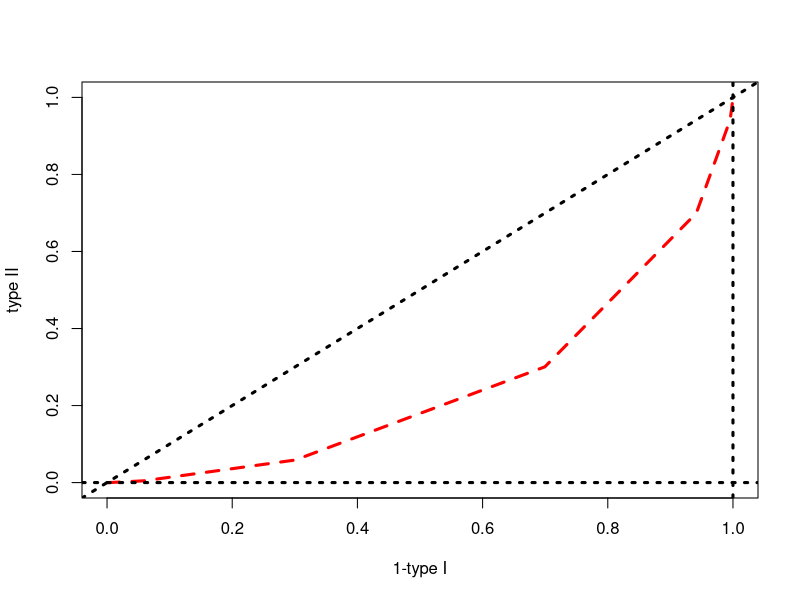

The R script that drew this image: (Note: this script raises an error after producing the figure.)

####################################################################
### approximate the discrete Gaussian
####################################################################
T = 1000 #### range the Discrete Gaussian on -T,T
m=0
mu=1
#mu=1.5
#A = (pnorm(mu*(3/2))-pnorm(mu*(1/2)))/(pnorm(mu*(1/2))-pnorm(mu*(-1/2)))
#s= sqrt((1/2)*(-log(A))^(-1)) ###scale parameter. usually using large values for privacy. 
s=1
dDG = function(t){
  return(exp(-(t-m)^2/(2*s^2)))#/(s*sqrt(2*pi)))
}

val = seq(-T,T)
#C = sum(dDG(val))
#C

library(elliptic)
C=theta3(0,q=exp(-1/(2*s^2)))


#k = seq(1,1000)
#U = 1+2*sum(exp(-2*pi*s^2*k^2))
#U
#C=U

c = (1-(1/C))/2#(1-1/(C*s*sqrt(2*pi)))/2
mu = -2*qnorm(c)

sum(dDG(val))/C

v= sum(val^2*dDG(val))/C
v
#csqrt(2*pi*s^2)
### seems to be EQUAL for s>=1 (!)
### for s<=.181, seems that C=1 (!?)
pDG = function(t){
  if(t<0){
    val = seq(t+1,-t-1)
    return(1/2-1/2*sum(dDG(val)/C))
  }
  if(t==0){
    return(pDG(-1)+dDG(0)/C)
  }
  if(t>0){
    return(1-pDG(-t-1))
  }
    
  #val = seq(-T,t)
  #return(sum(dDG(val))/C)
}

t = seq(-100,100)


pdf("discreteGaussian2.pdf",width=7,height=7)
L=3
plot(sapply(t,pDG),sapply((t-1),pDG),type="l",lwd=L,col="red",lty=2,xlab="1-type I", ylab="type II")
abline(a=0,b=1,lty=3,lwd=L)
abline(h=0,lty=3,lwd=L)
abline(v=1,lty=3,lwd=L)
lines(alpha,pnorm(qnorm(alpha)-mu),col="black",lwd=L)
#lines(alpha,pnorm(qnorm(alpha)-.88),col="black",lwd=L)

#lines(alpha,exp(-18)*alpha,col="purple")
lines(pnorm((t)+1/2,s=1/mu),pnorm((t)-1/2,s=1/mu),col="blue",lty=3,lwd=L)
legend("topleft",c("1-GDP","Discrete CND", "Discrete Gaussian"),lty=c(1,3,2),col=c("black","blue","red"),lwd=L)
dev.off()

t = seq(-5,5)
t2 = seq(-5,5,by=.01)
plot(t-1/2,sapply(t,pDG))
points(t+1/2,sapply(t,pDG),col="blue")
lines(t2,pnorm(t2,s=1/mu),col="red")
lines(t2-1,pnorm(t2,s=1/mu),col="red")

t = seq(-10,10)

plot(t,log(dDG(t)))
points(t,log(pnorm(t+1/2,s=1/mu)-pnorm(t-1/2,s=1/mu)),col="blue")

for(i in -1:-10){
  print(i)
print(1-2*pnorm(i+1/2,s=1/mu))
print(1-2*pDG(i))
}

t3 = -1:-10
plot(t3,-log(-log(1-2*pnorm(t3+1/2,s=1/mu))))
points(t3,-log(-log(1-2*sapply(t3,pDG))),col="blue")

### we see that rounded Normal is more concentrated than discrete Gaussian at the same TV.

pnorm(-1+1/2,s=1/mu)
pnorm(-1-1/2,s=1/mu)

pDG(-1)
pDG(-2)## higher (more private).


pdf("discreteGaussian1.pdf",width=7,height=7)
mu=2.29
L=3
plot(sapply(t,pDG),sapply((t-1),pDG),type="l",lwd=L,col="red",lty=2,xlab="1-type I", ylab="type II")
abline(a=0,b=1,lty=3,lwd=L)
abline(h=0,lty=3,lwd=L)
abline(v=1,lty=3,lwd=L)
lines(alpha,pnorm(qnorm(alpha)-mu),col="black",lwd=L)
lines(pnorm((t)+1/2,s=1/mu),pnorm((t)-1/2,s=1/mu),col="blue",lty=3,lwd=L)
legend("topleft",c("1-GDP","discrete CND", "Discrete Gaussian"),lty=c(1,3,2),col=c("black","blue","red"),lwd=L)
dev.off()





###################################################################
###   Staircase DP
ptulap <- function (t, median = 0, lambda = 0, cut=0) {
  lcut=cut/2
  rcut=cut/2
  # Normalize
  t <- t - median
  
  # Split the positive and negsative t calculations, and factor out stuff
  r <- round(t)
  g <- -log(lambda)
  l <- log(1 + lambda)
  k <- 1 - lambda
  negs <- exp((r * g) - l + log(lambda + ((t - r + (1/2)) * k)))
  poss <- 1 - exp((r * (-g)) - l + log(lambda + ((r - t + (1/2)) * k)))
  
  # Check for infinities
  negs[is.infinite(negs)] <- 0
  poss[is.infinite(poss)] <- 0
  
  # Truncate wrt the indicator on t's positivity
  is.leq0 <- t <= 0
  trunc <- (is.leq0 * negs) + ((1 - is.leq0) * poss)
  
  # Handle the cut adjustment and scaling
  cut <- lcut + rcut
  is.mid <- (lcut <= trunc) & (trunc <= (1 - rcut))
  is.rhs <- (1 - rcut) < trunc
  return (((trunc - lcut) / (1 - cut)) * is.mid + is.rhs)
}
Delta = 6
ep=1
b=exp(-ep)
de=.05
pDCND = function(t){
  return(ptulap((t+1/2)/Delta,lambda=b,cut = 2*de*b/(1-b+2*de*b)))
}
dDCND = function(t){
  return(pDCND(t)-pDCND(t-1))
}

thick=3
pdf("staircase.pdf",width=7,height=7)
val = seq(-18,19,by=1)
plot(val-1/2,dDCND(val),type="s",yaxs="i",ylim=c(0,.1),xlab="t",ylab="P(N=t)",lwd=thick,xaxt="n")
points(val-1/2,dDCND(val),type="h",lwd=thick)
abline(h=0,lwd=thick)
axis(1,at=seq(-18,18,by=3),label=seq(-18,18,by=3))
dev.off()



#############################################################
#Plot GDP and discrete CND f-DP
pdf("discreteFDP.pdf",width=7,height=7)
L=3
alpha=seq(0,1,by=.001)
plot(alpha,pnorm(qnorm(alpha)-1),type="l",lwd=L,ylab="type II",xlab="1-type I")
t = seq(-100,100)
lines(pnorm(t+1/2),pnorm(t-1/2),col="red",lty=2,lwd=L)
abline(a=0,b=1,lty=3,lwd=L)
abline(h=0,lty=3,lwd=L)
abline(v=1,lty=3,lwd=L)
legend("topleft",c("1-GDP","discrete CND for 1-GDP"),col=c("black","red"),lwd=L,lty=c(1,2))
dev.off()
###############################################################


######################################################################
###  non-integer centered noise. (uniform)
######################################################################
T = seq(-1000,1000)

delta=.4
cdf = function(t){
  return(punif(t,min=-1/(2*delta),max=1/(2*delta)))
}

quantile = function(t){
  return(qunif(t,min=-1/(2*delta),max=1/(2*delta)))
}

sum(T^2*(cdf(T+1/2)-cdf(T-1/2)))
sum((T+1/2)^2*(cdf(T+1)-cdf(T)))

L=3
alpha=seq(0,1,by=.001)
plot(c(alpha,1),c(cdf(quantile(alpha)-1),1),type="l",lwd=L,ylab="type II",xlab="1-type I",xlim=c(0,1),ylim=c(0,1))
t = seq(-100,100)
lines(cdf(t+1/2),cdf(t-1/2),col="red",lty=2,lwd=L)
lines(cdf(t),cdf(t-1),col="blue",lty=3,lwd=L)
abline(a=0,b=1,lty=3,lwd=L)
abline(h=0,lty=3,lwd=L)
abline(v=1,lty=3,lwd=L)
legend("topleft",c("1-GDP","discrete CND for 1-GDP","floor(N(0,1))"),col=c("black","red","blue"),lwd=L,lty=c(1,2,3))




############################################################
###   Tulap versus Laplace 
############################################################

epsilon = seq(0,5,by=.01)

pdf("tulapLaplacehalf.pdf",width=7,height=7)
plot(epsilon,(exp(epsilon)-1)/(exp(epsilon)+1),type="l",ylim=c(0,1),lwd=3,ylab="P(|.|<=1/2)")
lines(epsilon,1-exp(-epsilon/2),col="red",lty=2,lwd=3)
legend("topleft",c("Tulap","Laplace"),col=c("black","red"),lty=c(1,2),lwd=3)
dev.off()


pdf("tulapLaplacefourth.pdf",width=7,height=7)
plot(epsilon,(exp(epsilon)-1)/(2*(exp(epsilon)+1)),type="l",ylim=c(0,1),lwd=3,ylab="P(|.|<=1/4)")
lines(epsilon, 1-exp(-epsilon/4),col="red",lty=2,lwd=3)
legend("topleft",c("Tulap","Laplace"),col=c("black","red"),lty=c(1,2),lwd=3)
dev.off()


###########################################################
###   Anti-concentration lemma plot
library("sn")
val = seq(-2,4,by=.01)
xi=-.75
t=2
th = 3

pdf("antiLemma.pdf",width=8,height=4)
plot(0,0,type="l",xaxt="n",xlab="",ylab="",yaxt="n",lwd=th,xlim=c(-2,4),ylim=c(0,.7),xaxs="i", yaxs="i")
s=1
d = 25
axis(1,at=c(-1,0,1,2,3),labels=c("a-t/2","a","a+t/2","a+t","a+3t/2"))
v1 = seq(1,4,by=.01)
a1 = dsn(v1,xi=xi,omega=1,alpha=3,tau=0)
polygon(x=c(v1,1),y=c(a1,0),col="red",density=d,angle=90)
v2 = seq(3,6,by=.01)
polygon(x=c(v2,3),y=c(a1,0),col="red",density=d,angle=90)
v3 = seq(-3,-1,by=.01)
a3 = dsn(v3,xi=xi,omega=1,alpha=3,tau=0)
polygon(x=c(v3,-1),y=c(a3,0),col="blue",density=d,angle=0)
v4 = seq(-1,1,by=.01)
polygon(x=c(v4,1),y=c(a3,0),col="blue",density=d,angle=0)
for(i in -2:2){
  abline(v=(s+i),lty=3)
}
lines(val,dsn(val,xi=xi,omega=1,alpha=3,tau=0),lwd=th)
lines(val,dsn(val,xi=xi+t,omega=1,alpha=3,tau=0),col="black",lty=2,lwd=th)
legend("topleft",c("type II error","type I error"),fill=c("blue","red"),density=d,angle=c(0,90),bg="white")
legend("topright",c("density of N","density of N+t"),lty=c(1,2),lwd=th,bg="white")
dev.off()
